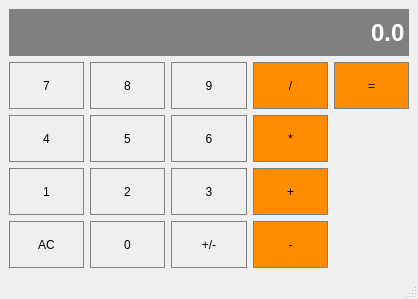
<?xml version="1.0" encoding="UTF-8"?>
<ui version="4.0">
 <class>MainWindow</class>
 <widget class="QMainWindow" name="MainWindow">
  <property name="geometry">
   <rect>
    <x>0</x>
    <y>0</y>
    <width>418</width>
    <height>299</height>
   </rect>
  </property>
  <property name="windowTitle">
   <string>MainWindow</string>
  </property>
  <widget class="QWidget" name="centralwidget">
   <layout class="QGridLayout" name="gridLayout">
    <item row="3" column="3">
     <widget class="QPushButton" name="Add">
      <property name="sizePolicy">
       <sizepolicy hsizetype="Preferred" vsizetype="Preferred">
        <horstretch>0</horstretch>
        <verstretch>0</verstretch>
       </sizepolicy>
      </property>
      <property name="styleSheet">
       <string notr="true">QPushButton {
    background-color: #FF8C00;
    border: 1px solid gray;
    padding: 5px;
}

QPushButton:pressed {
    background-color: #A9A9A9;
    border: 1px solid gray;
    padding: 5px;
}</string>
      </property>
      <property name="text">
       <string>+</string>
      </property>
     </widget>
    </item>
    <item row="1" column="3">
     <widget class="QPushButton" name="Divide">
      <property name="sizePolicy">
       <sizepolicy hsizetype="Preferred" vsizetype="Preferred">
        <horstretch>0</horstretch>
        <verstretch>0</verstretch>
       </sizepolicy>
      </property>
      <property name="styleSheet">
       <string notr="true">QPushButton {
    background-color: #FF8C00;
    border: 1px solid gray;
    padding: 5px;
}

QPushButton:pressed {
    background-color: #A9A9A9;
    border: 1px solid gray;
    padding: 5px;
}</string>
      </property>
      <property name="text">
       <string>/</string>
      </property>
     </widget>
    </item>
    <item row="2" column="0">
     <widget class="QPushButton" name="Button4">
      <property name="sizePolicy">
       <sizepolicy hsizetype="Preferred" vsizetype="Preferred">
        <horstretch>0</horstretch>
        <verstretch>0</verstretch>
       </sizepolicy>
      </property>
      <property name="styleSheet">
       <string notr="true">QPushButton {
    background-color: #COCOCO;
    border: 1px solid gray;
    padding: 5px;
}

QPushButton:pressed {
    background-color: #A9A9A9;
    border: 1px solid gray;
    padding: 5px;
}</string>
      </property>
      <property name="text">
       <string>4</string>
      </property>
     </widget>
    </item>
    <item row="3" column="2">
     <widget class="QPushButton" name="Button3">
      <property name="sizePolicy">
       <sizepolicy hsizetype="Preferred" vsizetype="Preferred">
        <horstretch>0</horstretch>
        <verstretch>0</verstretch>
       </sizepolicy>
      </property>
      <property name="styleSheet">
       <string notr="true">QPushButton {
    background-color: #COCOCO;
    border: 1px solid gray;
    padding: 5px;
}

QPushButton:pressed {
    background-color: #A9A9A9;
    border: 1px solid gray;
    padding: 5px;
}</string>
      </property>
      <property name="text">
       <string>3</string>
      </property>
     </widget>
    </item>
    <item row="3" column="1">
     <widget class="QPushButton" name="Button2">
      <property name="sizePolicy">
       <sizepolicy hsizetype="Preferred" vsizetype="Preferred">
        <horstretch>0</horstretch>
        <verstretch>0</verstretch>
       </sizepolicy>
      </property>
      <property name="styleSheet">
       <string notr="true">QPushButton {
    background-color: #COCOCO;
    border: 1px solid gray;
    padding: 5px;
}

QPushButton:pressed {
    background-color: #A9A9A9;
    border: 1px solid gray;
    padding: 5px;
}</string>
      </property>
      <property name="text">
       <string>2</string>
      </property>
     </widget>
    </item>
    <item row="1" column="2">
     <widget class="QPushButton" name="Button9">
      <property name="sizePolicy">
       <sizepolicy hsizetype="Preferred" vsizetype="Preferred">
        <horstretch>0</horstretch>
        <verstretch>0</verstretch>
       </sizepolicy>
      </property>
      <property name="styleSheet">
       <string notr="true">QPushButton {
    background-color: #COCOCO;
    border: 1px solid gray;
    padding: 5px;
}

QPushButton:pressed {
    background-color: #A9A9A9;
    border: 1px solid gray;
    padding: 5px;
}</string>
      </property>
      <property name="text">
       <string>9</string>
      </property>
     </widget>
    </item>
    <item row="1" column="1">
     <widget class="QPushButton" name="Button8">
      <property name="sizePolicy">
       <sizepolicy hsizetype="Preferred" vsizetype="Preferred">
        <horstretch>0</horstretch>
        <verstretch>0</verstretch>
       </sizepolicy>
      </property>
      <property name="styleSheet">
       <string notr="true">QPushButton {
    background-color: #COCOCO;
    border: 1px solid gray;
    padding: 5px;
}

QPushButton:pressed {
    background-color: #A9A9A9;
    border: 1px solid gray;
    padding: 5px;
}</string>
      </property>
      <property name="text">
       <string>8</string>
      </property>
     </widget>
    </item>
    <item row="1" column="0">
     <widget class="QPushButton" name="Button7">
      <property name="sizePolicy">
       <sizepolicy hsizetype="Preferred" vsizetype="Preferred">
        <horstretch>0</horstretch>
        <verstretch>0</verstretch>
       </sizepolicy>
      </property>
      <property name="styleSheet">
       <string notr="true">QPushButton {
    background-color: #COCOCO;
    border: 1px solid gray;
    padding: 5px;
}

QPushButton:pressed {
    background-color: #A9A9A9;
    border: 1px solid gray;
    padding: 5px;
}</string>
      </property>
      <property name="text">
       <string>7</string>
      </property>
     </widget>
    </item>
    <item row="2" column="3">
     <widget class="QPushButton" name="Multiply">
      <property name="sizePolicy">
       <sizepolicy hsizetype="Preferred" vsizetype="Preferred">
        <horstretch>0</horstretch>
        <verstretch>0</verstretch>
       </sizepolicy>
      </property>
      <property name="styleSheet">
       <string notr="true">QPushButton {
    background-color: #FF8C00;
    border: 1px solid gray;
    padding: 5px;
}

QPushButton:pressed {
    background-color: #A9A9A9;
    border: 1px solid gray;
    padding: 5px;
}</string>
      </property>
      <property name="text">
       <string>*</string>
      </property>
     </widget>
    </item>
    <item row="2" column="1">
     <widget class="QPushButton" name="Button5">
      <property name="sizePolicy">
       <sizepolicy hsizetype="Preferred" vsizetype="Preferred">
        <horstretch>0</horstretch>
        <verstretch>0</verstretch>
       </sizepolicy>
      </property>
      <property name="styleSheet">
       <string notr="true">QPushButton {
    background-color: #COCOCO;
    border: 1px solid gray;
    padding: 5px;
}

QPushButton:pressed {
    background-color: #A9A9A9;
    border: 1px solid gray;
    padding: 5px;
}</string>
      </property>
      <property name="text">
       <string>5</string>
      </property>
     </widget>
    </item>
    <item row="2" column="2">
     <widget class="QPushButton" name="Button6">
      <property name="sizePolicy">
       <sizepolicy hsizetype="Preferred" vsizetype="Preferred">
        <horstretch>0</horstretch>
        <verstretch>0</verstretch>
       </sizepolicy>
      </property>
      <property name="styleSheet">
       <string notr="true">QPushButton {
    background-color: #COCOCO;
    border: 1px solid gray;
    padding: 5px;
}

QPushButton:pressed {
    background-color: #A9A9A9;
    border: 1px solid gray;
    padding: 5px;
}</string>
      </property>
      <property name="text">
       <string>6</string>
      </property>
     </widget>
    </item>
    <item row="3" column="0">
     <widget class="QPushButton" name="Button1">
      <property name="sizePolicy">
       <sizepolicy hsizetype="Preferred" vsizetype="Preferred">
        <horstretch>0</horstretch>
        <verstretch>0</verstretch>
       </sizepolicy>
      </property>
      <property name="styleSheet">
       <string notr="true">QPushButton {
    background-color: #COCOCO;
    border: 1px solid gray;
    padding: 5px;
}

QPushButton:pressed {
    background-color: #A9A9A9;
    border: 1px solid gray;
    padding: 5px;
}</string>
      </property>
      <property name="text">
       <string>1</string>
      </property>
     </widget>
    </item>
    <item row="4" column="0">
     <widget class="QPushButton" name="Clear">
      <property name="sizePolicy">
       <sizepolicy hsizetype="Preferred" vsizetype="Preferred">
        <horstretch>0</horstretch>
        <verstretch>0</verstretch>
       </sizepolicy>
      </property>
      <property name="styleSheet">
       <string notr="true">QPushButton {
    background-color: #COCOCO;
    border: 1px solid gray;
    padding: 5px;
}

QPushButton:pressed {
    background-color: #A9A9A9;
    border: 1px solid gray;
    padding: 5px;
}</string>
      </property>
      <property name="text">
       <string>AC</string>
      </property>
     </widget>
    </item>
    <item row="4" column="1">
     <widget class="QPushButton" name="Button0">
      <property name="sizePolicy">
       <sizepolicy hsizetype="Preferred" vsizetype="Preferred">
        <horstretch>0</horstretch>
        <verstretch>0</verstretch>
       </sizepolicy>
      </property>
      <property name="styleSheet">
       <string notr="true">QPushButton {
    background-color: #COCOCO;
    border: 1px solid gray;
    padding: 5px;
}

QPushButton:pressed {
    background-color: #A9A9A9;
    border: 1px solid gray;
    padding: 5px;
}</string>
      </property>
      <property name="text">
       <string>0</string>
      </property>
     </widget>
    </item>
    <item row="4" column="2">
     <widget class="QPushButton" name="ChangeSign">
      <property name="sizePolicy">
       <sizepolicy hsizetype="Preferred" vsizetype="Preferred">
        <horstretch>0</horstretch>
        <verstretch>0</verstretch>
       </sizepolicy>
      </property>
      <property name="styleSheet">
       <string notr="true">QPushButton {
    background-color: #COCOCO;
    border: 1px solid gray;
    padding: 5px;
}

QPushButton:pressed {
    background-color: #A9A9A9;
    border: 1px solid gray;
    padding: 5px;
}</string>
      </property>
      <property name="text">
       <string>+/-</string>
      </property>
     </widget>
    </item>
    <item row="4" column="3">
     <widget class="QPushButton" name="Subtract">
      <property name="sizePolicy">
       <sizepolicy hsizetype="Preferred" vsizetype="Preferred">
        <horstretch>0</horstretch>
        <verstretch>0</verstretch>
       </sizepolicy>
      </property>
      <property name="styleSheet">
       <string notr="true">QPushButton {
    background-color: #FF8C00;
    border: 1px solid gray;
    padding: 5px;
}

QPushButton:pressed {
    background-color: #A9A9A9;
    border: 1px solid gray;
    padding: 5px;
}</string>
      </property>
      <property name="text">
       <string>-</string>
      </property>
     </widget>
    </item>
    <item row="0" column="0" colspan="5">
     <widget class="QLineEdit" name="Display">
      <property name="sizePolicy">
       <sizepolicy hsizetype="Preferred" vsizetype="Preferred">
        <horstretch>0</horstretch>
        <verstretch>0</verstretch>
       </sizepolicy>
      </property>
      <property name="font">
       <font>
        <family>Arial</family>
        <pointsize>18</pointsize>
        <bold>true</bold>
       </font>
      </property>
      <property name="styleSheet">
       <string notr="true">QLineEdit {
    background-color: gray;
    border: 1px solid gray;
    color: #ffffff
}

</string>
      </property>
      <property name="text">
       <string>0.0</string>
      </property>
      <property name="alignment">
       <set>Qt::AlignRight|Qt::AlignTrailing|Qt::AlignVCenter</set>
      </property>
     </widget>
    </item>
    <item row="1" column="4">
     <widget class="QPushButton" name="Equals">
      <property name="sizePolicy">
       <sizepolicy hsizetype="Preferred" vsizetype="Preferred">
        <horstretch>0</horstretch>
        <verstretch>0</verstretch>
       </sizepolicy>
      </property>
      <property name="styleSheet">
       <string notr="true">QPushButton {
    background-color: #FF8C00;
    border: 1px solid gray;
    padding: 5px;
}

QPushButton:pressed {
    background-color: #A9A9A9;
    border: 1px solid gray;
    padding: 5px;
}</string>
      </property>
      <property name="text">
       <string>=</string>
      </property>
     </widget>
    </item>
   </layout>
  </widget>
  <widget class="QMenuBar" name="menubar">
   <property name="geometry">
    <rect>
     <x>0</x>
     <y>0</y>
     <width>418</width>
     <height>22</height>
    </rect>
   </property>
  </widget>
  <widget class="QStatusBar" name="statusbar"/>
 </widget>
 <resources/>
 <connections/>
</ui>
